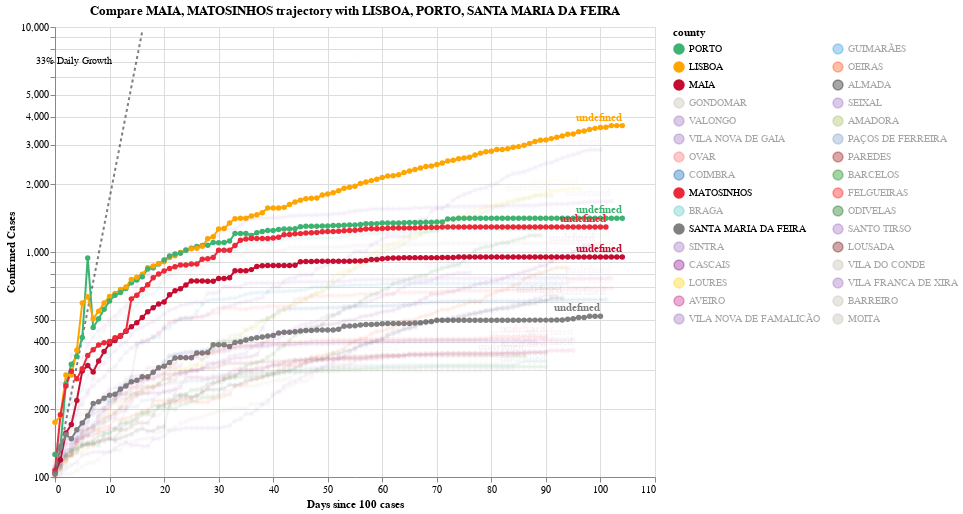

Here is the notebook cell this chart was saved with:
### Code cell
#hide_input
chart2 = make_since_chart(['MAIA', 'MATOSINHOS'])
chart2

### Figure 1 — Vega-Lite specification as saved in the notebook (floating-point values rounded to 4 significant figures; data arrays with more than 128 entries replaced by an {"elided": "..."} marker saying what was removed)
{"config": {"view": {"continuousWidth": 400, "continuousHeight": 300}}, "layer": [{"mark": {"type": "line", "color": "black", "opacity": 0.5, "strokeDash": [3, 3]}, "encoding": {"x": {"type": "quantitative", "field": "Days since 100 cases"}, "y": {"type": "quantitative", "field": "Confirmed Cases"}}}, {"mark": {"type": "text", "align": "right", "dx": -30, "dy": 30, "fontSize": 10, "text": "33% Daily Growth"}, "encoding": {"x": {"type": "quantitative", "field": "Days since 100 cases"}, "y": {"type": "quantitative", "field": "Confirmed Cases"}}, "transform": [{"filter": "(datum['Days since 100 cases'] >= 16)"}]}, {"data": {"name": "data-7fd3de8ebbe8fd9a1ec33dc5c481b4f3"}, "mark": {"type": "line", "point": true}, "encoding": {"color": {"type": "nominal", "field": "county", "legend": {"columns": 2, "symbolLimit": 32}, "scale": {"domain": ["PORTO", "LISBOA", "MAIA", "GONDOMAR", "VALONGO", "VILA NOVA DE GAIA", "OVAR", "COIMBRA", "MATOSINHOS", "BRAGA", "SANTA MARIA DA FEIRA", "SINTRA", "CASCAIS", "LOURES", "AVEIRO", "VILA NOVA DE FAMALICÃO", "GUIMARÃES", "OEIRAS", "ALMADA", "SEIXAL", "AMADORA", "PAÇOS DE FERREIRA", "PAREDES", "BARCELOS", "FELGUEIRAS", "ODIVELAS", "SANTO TIRSO", "LOUSADA", "VILA DO CONDE", "VILA FRANCA DE XIRA", "BARREIRO", "MOITA"], "range": ["mediumseagreen", "orange", "#C60C30", "#C1B7AD", "#9467bd", "#9467bd", "#FF6666", "#0059B3", "#ED2939", "#4DC6BD", "grey", "#9467bd", "purple", "#FFCD00", "#C71585", "#9467bd", "#2495D3", "#FF4500", "black", "#9467bd", "#A1BA59", "#7499c7", "#990000", "green", "#ff0000", "#006600", "#9467bd", "#6f0000", "#C1B7AD", "#9467bd", "#C1B7AD", "#C1B7AD"]}}, "opacity": {"condition": {"value": 1, "selection": "selector002"}, "value": 0.05}, "tooltip": [{"type": "temporal", "field": "Date"}, {"type": "nominal", "field": "county"}, {"type": "quantitative", "field": "Confirmed Cases"}, {"type": "quantitative", "field": "Days since 100 cases"}], "x": {"type": "quantitative", "field": "Days since 100 cases"}, "y": {"type": "quantitative", "field": "Confirmed Cases", "scale": {"type": "log"}}}, "height": 450, "selection": {"selector002": {"type": "multi", "fields": ["county"], "bind": "legend", "init": [{"county": "MAIA"}, {"county": "MATOSINHOS"}, {"county": "LISBOA"}, {"county": "PORTO"}, {"county": "SANTA MARIA DA FEIRA"}]}}, "width": 600}, {"data": {"name": "data-7fd3de8ebbe8fd9a1ec33dc5c481b4f3"}, "mark": {"type": "text", "align": "right", "dy": -8, "fontWeight": "bold"}, "encoding": {"color": {"type": "nominal", "field": "county", "legend": {"columns": 2, "symbolLimit": 32}, "scale": {"domain": ["PORTO", "LISBOA", "MAIA", "GONDOMAR", "VALONGO", "VILA NOVA DE GAIA", "OVAR", "COIMBRA", "MATOSINHOS", "BRAGA", "SANTA MARIA DA FEIRA", "SINTRA", "CASCAIS", "LOURES", "AVEIRO", "VILA NOVA DE FAMALICÃO", "GUIMARÃES", "OEIRAS", "ALMADA", "SEIXAL", "AMADORA", "PAÇOS DE FERREIRA", "PAREDES", "BARCELOS", "FELGUEIRAS", "ODIVELAS", "SANTO TIRSO", "LOUSADA", "VILA DO CONDE", "VILA FRANCA DE XIRA", "BARREIRO", "MOITA"], "range": ["mediumseagreen", "orange", "#C60C30", "#C1B7AD", "#9467bd", "#9467bd", "#FF6666", "#0059B3", "#ED2939", "#4DC6BD", "grey", "#9467bd", "purple", "#FFCD00", "#C71585", "#9467bd", "#2495D3", "#FF4500", "black", "#9467bd", "#A1BA59", "#7499c7", "#990000", "green", "#ff0000", "#006600", "#9467bd", "#6f0000", "#C1B7AD", "#9467bd", "#C1B7AD", "#C1B7AD"]}}, "opacity": {"condition": {"value": 1, "selection": "selector002"}, "value": 0.05}, "text": {"type": "nominal", "field": "Country"}, "tooltip": [{"type": "temporal", "field": "Date"}, {"type": "nominal", "field": "county"}, {"type": "quantitative", "field": "Confirmed Cases"}, {"type": "quantitative", "field": "Days since 100 cases"}], "x": {"type": "quantitative", "field": "Days since 100 cases"}, "y": {"type": "quantitative", "field": "Confirmed Cases", "scale": {"type": "log"}}}, "height": 450, "transform": [{"filter": "(datum['Date'] >= 1593993600000)"}], "width": 600}], "data": {"name": "data-7493277d87c6abc7391ebb790fe2b5de"}, "title": "Compare MAIA, MATOSINHOS trajectory with LISBOA, PORTO, SANTA MARIA DA FEIRA", "$schema": "https://vega.github.io/schema/vega-lite/v4.8.1.json", "datasets": {"data-7493277d87c6abc7391ebb790fe2b5de": [{"Days since 100 cases": 0, "Confirmed Cases": 100.0}, {"Days since 100 cases": 1, "Confirmed Cases": 133.0}, {"Days since 100 cases": 2, "Confirmed Cases": 176.9}, {"Days since 100 cases": 3, "Confirmed Cases": 235.3}, {"Days since 100 cases": 4, "Confirmed Cases": 312.9}, {"Days since 100 cases": 5, "Confirmed Cases": 416.2}, {"Days since 100 cases": 6, "Confirmed Cases": 553.5}, {"Days since 100 cases": 7, "Confirmed Cases": 736.1}, {"Days since 100 cases": 8, "Confirmed Cases": 979.1}, {"Days since 100 cases": 9, "Confirmed Cases": 1302.0}, {"Days since 100 cases": 10, "Confirmed Cases": 1732.0}, {"Days since 100 cases": 11, "Confirmed Cases": 2303.0}, {"Days since 100 cases": 12, "Confirmed Cases": 3064.0}, {"Days since 100 cases": 13, "Confirmed Cases": 4074.0}, {"Days since 100 cases": 14, "Confirmed Cases": 5419.0}, {"Days since 100 cases": 15, "Confirmed Cases": 7207.0}, {"Days since 100 cases": 16, "Confirmed Cases": 9586.0}], "data-7fd3de8ebbe8fd9a1ec33dc5c481b4f3": {"elided": "3005 records"}}}
